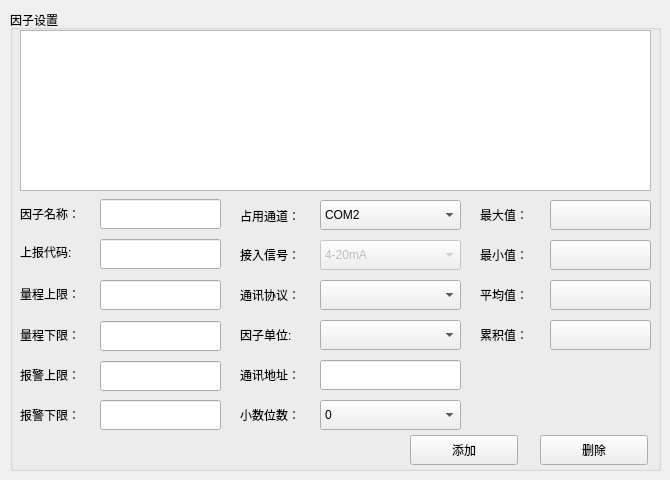
    <widget class="QWidget" name="page_2">
     <widget class="QGroupBox" name="gbox_channel">
      <property name="geometry">
       <rect>
        <x>10</x>
        <y>10</y>
        <width>651</width>
        <height>461</height>
       </rect>
      </property>
      <property name="styleSheet">
       <string notr="true"/>
      </property>
      <property name="title">
       <string>因子设置</string>
      </property>
      <widget class="QTableView" name="tableView_ParaInfo">
       <property name="geometry">
        <rect>
         <x>10</x>
         <y>20</y>
         <width>631</width>
         <height>161</height>
        </rect>
       </property>
      </widget>
      <widget class="QLabel" name="label_4">
       <property name="geometry">
        <rect>
         <x>10</x>
         <y>189</y>
         <width>100</width>
         <height>30</height>
        </rect>
       </property>
       <property name="text">
        <string>因子名称：</string>
       </property>
      </widget>
      <widget class="QLineEdit" name="txtparaName">
       <property name="geometry">
        <rect>
         <x>90</x>
         <y>189</y>
         <width>121</width>
         <height>30</height>
        </rect>
       </property>
      </widget>
      <widget class="QLabel" name="label_22">
       <property name="geometry">
        <rect>
         <x>10</x>
         <y>350</y>
         <width>100</width>
         <height>30</height>
        </rect>
       </property>
       <property name="text">
        <string>报警上限：</string>
       </property>
      </widget>
      <widget class="QLabel" name="label_28">
       <property name="geometry">
        <rect>
         <x>10</x>
         <y>227</y>
         <width>100</width>
         <height>30</height>
        </rect>
       </property>
       <property name="text">
        <string>上报代码:</string>
       </property>
      </widget>
      <widget class="QLabel" name="label_21">
       <property name="geometry">
        <rect>
         <x>10</x>
         <y>310</y>
         <width>100</width>
         <height>30</height>
        </rect>
       </property>
       <property name="text">
        <string>量程下限：</string>
       </property>
      </widget>
      <widget class="QLabel" name="label_20">
       <property name="geometry">
        <rect>
         <x>10</x>
         <y>269</y>
         <width>100</width>
         <height>30</height>
        </rect>
       </property>
       <property name="text">
        <string>量程上限：</string>
       </property>
      </widget>
      <widget class="QLabel" name="label_23">
       <property name="geometry">
        <rect>
         <x>10</x>
         <y>390</y>
         <width>100</width>
         <height>30</height>
        </rect>
       </property>
       <property name="text">
        <string>报警下限：</string>
       </property>
      </widget>
      <widget class="QLineEdit" name="txtAlarmLow">
       <property name="geometry">
        <rect>
         <x>90</x>
         <y>390</y>
         <width>121</width>
         <height>30</height>
        </rect>
       </property>
       <property name="text">
        <string/>
       </property>
      </widget>
      <widget class="QLineEdit" name="txtAlarmUp">
       <property name="geometry">
        <rect>
         <x>90</x>
         <y>351</y>
         <width>121</width>
         <height>30</height>
        </rect>
       </property>
       <property name="text">
        <string/>
       </property>
      </widget>
      <widget class="QLineEdit" name="txtrangelow">
       <property name="geometry">
        <rect>
         <x>90</x>
         <y>311</y>
         <width>121</width>
         <height>30</height>
        </rect>
       </property>
       <property name="text">
        <string/>
       </property>
      </widget>
      <widget class="QLineEdit" name="txtrangeup">
       <property name="geometry">
        <rect>
         <x>90</x>
         <y>270</y>
         <width>121</width>
         <height>30</height>
        </rect>
       </property>
       <property name="text">
        <string/>
       </property>
      </widget>
      <widget class="QLineEdit" name="txtparaCode">
       <property name="geometry">
        <rect>
         <x>90</x>
         <y>229</y>
         <width>121</width>
         <height>30</height>
        </rect>
       </property>
      </widget>
      <widget class="QLabel" name="label_10">
       <property name="geometry">
        <rect>
         <x>230</x>
         <y>191</y>
         <width>100</width>
         <height>30</height>
        </rect>
       </property>
       <property name="text">
        <string>占用通道：</string>
       </property>
      </widget>
      <widget class="QComboBox" name="comboBox_channel">
       <property name="geometry">
        <rect>
         <x>310</x>
         <y>190</y>
         <width>141</width>
         <height>30</height>
        </rect>
       </property>
       <property name="currentIndex">
        <number>8</number>
       </property>
       <item>
        <property name="text">
         <string>AN0</string>
        </property>
       </item>
       <item>
        <property name="text">
         <string>AN1</string>
        </property>
       </item>
       <item>
        <property name="text">
         <string>AN2</string>
        </property>
       </item>
       <item>
        <property name="text">
         <string>AN3</string>
        </property>
       </item>
       <item>
        <property name="text">
         <string>AN4</string>
        </property>
       </item>
       <item>
        <property name="text">
         <string>AN5</string>
        </property>
       </item>
       <item>
        <property name="text">
         <string>AN6</string>
        </property>
       </item>
       <item>
        <property name="text">
         <string>AN7</string>
        </property>
       </item>
       <item>
        <property name="text">
         <string>COM2</string>
        </property>
       </item>
       <item>
        <property name="text">
         <string>COM3</string>
        </property>
       </item>
       <item>
        <property name="text">
         <string>COM4</string>
        </property>
       </item>
       <item>
        <property name="text">
         <string>COM5</string>
        </property>
       </item>
       <item>
        <property name="text">
         <string>COM6</string>
        </property>
       </item>
       <item>
        <property name="text">
         <string>COM7</string>
        </property>
       </item>
      </widget>
      <widget class="QComboBox" name="comboBox_unit">
       <property name="geometry">
        <rect>
         <x>310</x>
         <y>310</y>
         <width>141</width>
         <height>30</height>
        </rect>
       </property>
      </widget>
      <widget class="QLabel" name="label_17">
       <property name="geometry">
        <rect>
         <x>230</x>
         <y>350</y>
         <width>100</width>
         <height>30</height>
        </rect>
       </property>
       <property name="text">
        <string>通讯地址：</string>
       </property>
      </widget>
      <widget class="QComboBox" name="comboBox_signal">
       <property name="enabled">
        <bool>false</bool>
       </property>
       <property name="geometry">
        <rect>
         <x>310</x>
         <y>230</y>
         <width>141</width>
         <height>30</height>
        </rect>
       </property>
       <item>
        <property name="text">
         <string>4-20mA</string>
        </property>
       </item>
       <item>
        <property name="text">
         <string>0-20mA</string>
        </property>
       </item>
       <item>
        <property name="text">
         <string>1-5V</string>
        </property>
       </item>
       <item>
        <property name="text">
         <string>0-5V</string>
        </property>
       </item>
      </widget>
      <widget class="QPushButton" name="btn_deletePara">
       <property name="geometry">
        <rect>
         <x>530</x>
         <y>425</y>
         <width>108</width>
         <height>30</height>
        </rect>
       </property>
       <property name="text">
        <string>删除</string>
       </property>
       <property name="iconSize">
        <size>
         <width>108</width>
         <height>30</height>
        </size>
       </property>
      </widget>
      <widget class="QLabel" name="label_5">
       <property name="geometry">
        <rect>
         <x>230</x>
         <y>390</y>
         <width>100</width>
         <height>30</height>
        </rect>
       </property>
       <property name="text">
        <string>小数位数：</string>
       </property>
      </widget>
      <widget class="QLabel" name="label_32">
       <property name="geometry">
        <rect>
         <x>470</x>
         <y>190</y>
         <width>100</width>
         <height>30</height>
        </rect>
       </property>
       <property name="text">
        <string>最大值：</string>
       </property>
      </widget>
      <widget class="QLabel" name="label_19">
       <property name="geometry">
        <rect>
         <x>230</x>
         <y>230</y>
         <width>100</width>
         <height>30</height>
        </rect>
       </property>
       <property name="text">
        <string>接入信号：</string>
       </property>
      </widget>
      <widget class="QLabel" name="label_30">
       <property name="geometry">
        <rect>
         <x>230</x>
         <y>310</y>
         <width>100</width>
         <height>30</height>
        </rect>
       </property>
       <property name="text">
        <string>因子单位:</string>
       </property>
      </widget>
      <widget class="QComboBox" name="comboBox_decimals">
       <property name="geometry">
        <rect>
         <x>310</x>
         <y>390</y>
         <width>141</width>
         <height>30</height>
        </rect>
       </property>
       <property name="currentIndex">
        <number>0</number>
       </property>
       <item>
        <property name="text">
         <string>0</string>
        </property>
       </item>
       <item>
        <property name="text">
         <string>1</string>
        </property>
       </item>
       <item>
        <property name="text">
         <string>2</string>
        </property>
       </item>
       <item>
        <property name="text">
         <string>3</string>
        </property>
       </item>
       <item>
        <property name="text">
         <string>4</string>
        </property>
       </item>
       <item>
        <property name="text">
         <string>5</string>
        </property>
       </item>
       <item>
        <property name="text">
         <string>6</string>
        </property>
       </item>
       <item>
        <property name="text">
         <string>7</string>
        </property>
       </item>
       <item>
        <property name="text">
         <string>8</string>
        </property>
       </item>
      </widget>
      <widget class="QPushButton" name="btn_addPara">
       <property name="geometry">
        <rect>
         <x>400</x>
         <y>425</y>
         <width>108</width>
         <height>30</height>
        </rect>
       </property>
       <property name="autoFillBackground">
        <bool>false</bool>
       </property>
       <property name="styleSheet">
        <string notr="true"/>
       </property>
       <property name="text">
        <string>添加</string>
       </property>
       <property name="iconSize">
        <size>
         <width>108</width>
         <height>30</height>
        </size>
       </property>
      </widget>
      <widget class="mySwitchButton" name="btn_maxOpen">
       <property name="geometry">
        <rect>
         <x>540</x>
         <y>190</y>
         <width>101</width>
         <height>30</height>
        </rect>
       </property>
       <property name="text">
        <string/>
       </property>
       <property name="autoDefault">
        <bool>true</bool>
       </property>
      </widget>
      <widget class="QLabel" name="label_33">
       <property name="geometry">
        <rect>
         <x>470</x>
         <y>230</y>
         <width>100</width>
         <height>30</height>
        </rect>
       </property>
       <property name="text">
        <string>最小值：</string>
       </property>
      </widget>
      <widget class="QLabel" name="label_34">
       <property name="geometry">
        <rect>
         <x>470</x>
         <y>270</y>
         <width>100</width>
         <height>30</height>
        </rect>
       </property>
       <property name="text">
        <string>平均值：</string>
       </property>
      </widget>
      <widget class="mySwitchButton" name="btn_avgOpen">
       <property name="geometry">
        <rect>
         <x>540</x>
         <y>270</y>
         <width>101</width>
         <height>30</height>
        </rect>
       </property>
       <property name="text">
        <string/>
       </property>
       <property name="autoDefault">
        <bool>true</bool>
       </property>
      </widget>
      <widget class="QLineEdit" name="txtAddress">
       <property name="geometry">
        <rect>
         <x>310</x>
         <y>350</y>
         <width>141</width>
         <height>30</height>
        </rect>
       </property>
      </widget>
      <widget class="mySwitchButton" name="btn_couOpen">
       <property name="geometry">
        <rect>
         <x>540</x>
         <y>310</y>
         <width>101</width>
         <height>30</height>
        </rect>
       </property>
       <property name="text">
        <string/>
       </property>
       <property name="autoDefault">
        <bool>true</bool>
       </property>
      </widget>
      <widget class="QLabel" name="label_37">
       <property name="geometry">
        <rect>
         <x>470</x>
         <y>310</y>
         <width>100</width>
         <height>30</height>
        </rect>
       </property>
       <property name="text">
        <string>累积值：</string>
       </property>
      </widget>
      <widget class="mySwitchButton" name="btn_minOpen">
       <property name="geometry">
        <rect>
         <x>540</x>
         <y>230</y>
         <width>101</width>
         <height>30</height>
        </rect>
       </property>
       <property name="text">
        <string/>
       </property>
       <property name="autoDefault">
        <bool>true</bool>
       </property>
      </widget>
      <widget class="QLabel" name="label_36">
       <property name="geometry">
        <rect>
         <x>230</x>
         <y>270</y>
         <width>100</width>
         <height>30</height>
        </rect>
       </property>
       <property name="text">
        <string>通讯协议：</string>
       </property>
      </widget>
      <widget class="QComboBox" name="comboBox_protocol">
       <property name="geometry">
        <rect>
         <x>310</x>
         <y>270</y>
         <width>141</width>
         <height>30</height>
        </rect>
       </property>
      </widget>
     </widget>
    </widget>
